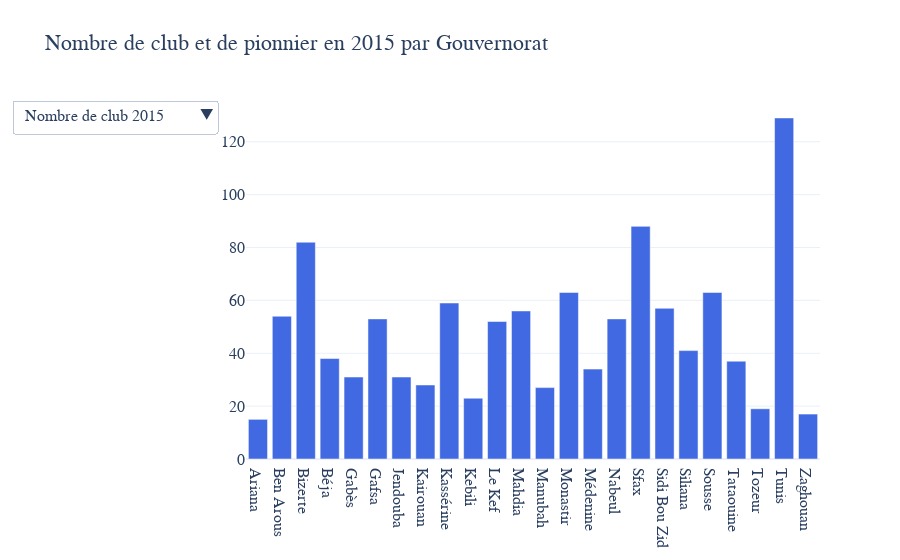

The notebook cell saved with this chart:
### Code cell
import pandas as pd
df8=pd.read_csv('statistiqueclubsculturels2015.csv')
df55=df8.groupby('gov_name_f').sum()
data_bar=[ go.Bar(name='Nombre de club 2015',
           visible=True,
           x=df55.index, 
           y=df55['Nombre_clubs'],
           marker_color='RoyalBlue'), 
          
          go.Bar(name='Nombre de pionnier 2015',
           visible=False,
           x=df55.index, 
           y=df55['pionniers_club'],
           marker_color='silver'),]
list_updatemenus=[
        {'args':[{"visible":[True,False]}],
         'label':"Nombre de club 2015",
         'method':"update"},
    
        { 'args':[{"visible":[False,True]}],
         'label':"Nombre de pionnier 2015",
         'method':"update"},
    { 'args':[{"visible":[True,True]}],
         'label':"Voir tous",
         'method':"update"}
]
layout_bar=go.Layout(updatemenus=list([dict(buttons= list_updatemenus)]),
                     title_text="Nombre de club et de pionnier en 2015 par Gouvernorat",
                     template='plotly_white',
                     font=dict(
                    family=" Gravitas One, cursive",
                    size=16))

#defining figure and plotting
fig_bar_25 = go.Figure(data_bar,layout_bar)
fig_bar_25.show()

### Figure 1 — Plotly figure (JSON) as saved in the notebook; plotly's stock layout.template omitted (floating-point values rounded to 4 significant figures)
{"data": [{"marker": {"color": "RoyalBlue"}, "name": "Nombre de club 2015", "type": "bar", "visible": true, "x": ["Ariana", "Ben Arous", "Bizerte", "Béja", "Gabès", "Gafsa", "Jendouba", "Kairouan", "Kassérine", "Kebili", "Le Kef", "Mahdia", "Manubah", "Monastir", "Médenine", "Nabeul", "Sfax", "Sidi Bou Zid", "Siliana", "Sousse", "Tataouine", "Tozeur", "Tunis", "Zaghouan"], "y": [15, 54, 82, 38, 31, 53, 31, 28, 59, 23, 52, 56, 27, 63, 34, 53, 88, 57, 41, 63, 37, 19, 129, 17]}, {"marker": {"color": "silver"}, "name": "Nombre de pionnier 2015", "type": "bar", "visible": false, "x": ["Ariana", "Ben Arous", "Bizerte", "Béja", "Gabès", "Gafsa", "Jendouba", "Kairouan", "Kassérine", "Kebili", "Le Kef", "Mahdia", "Manubah", "Monastir", "Médenine", "Nabeul", "Sfax", "Sidi Bou Zid", "Siliana", "Sousse", "Tataouine", "Tozeur", "Tunis", "Zaghouan"], "y": [392, 689, 1354, 552, 410, 988, 591, 649, 784, 269, 671, 941, 970, 1006, 743, 688, 1845, 928, 807, 1407, 562, 464, 2127, 275]}], "layout": {"font": {"family": " Gravitas One, cursive", "size": 16}, "title": {"text": "Nombre de club et de pionnier en 2015 par Gouvernorat"}, "updatemenus": [{"buttons": [{"args": [{"visible": [true, false]}], "label": "Nombre de club 2015", "method": "update"}, {"args": [{"visible": [false, true]}], "label": "Nombre de pionnier 2015", "method": "update"}, {"args": [{"visible": [true, true]}], "label": "Voir tous", "method": "update"}]}]}}
